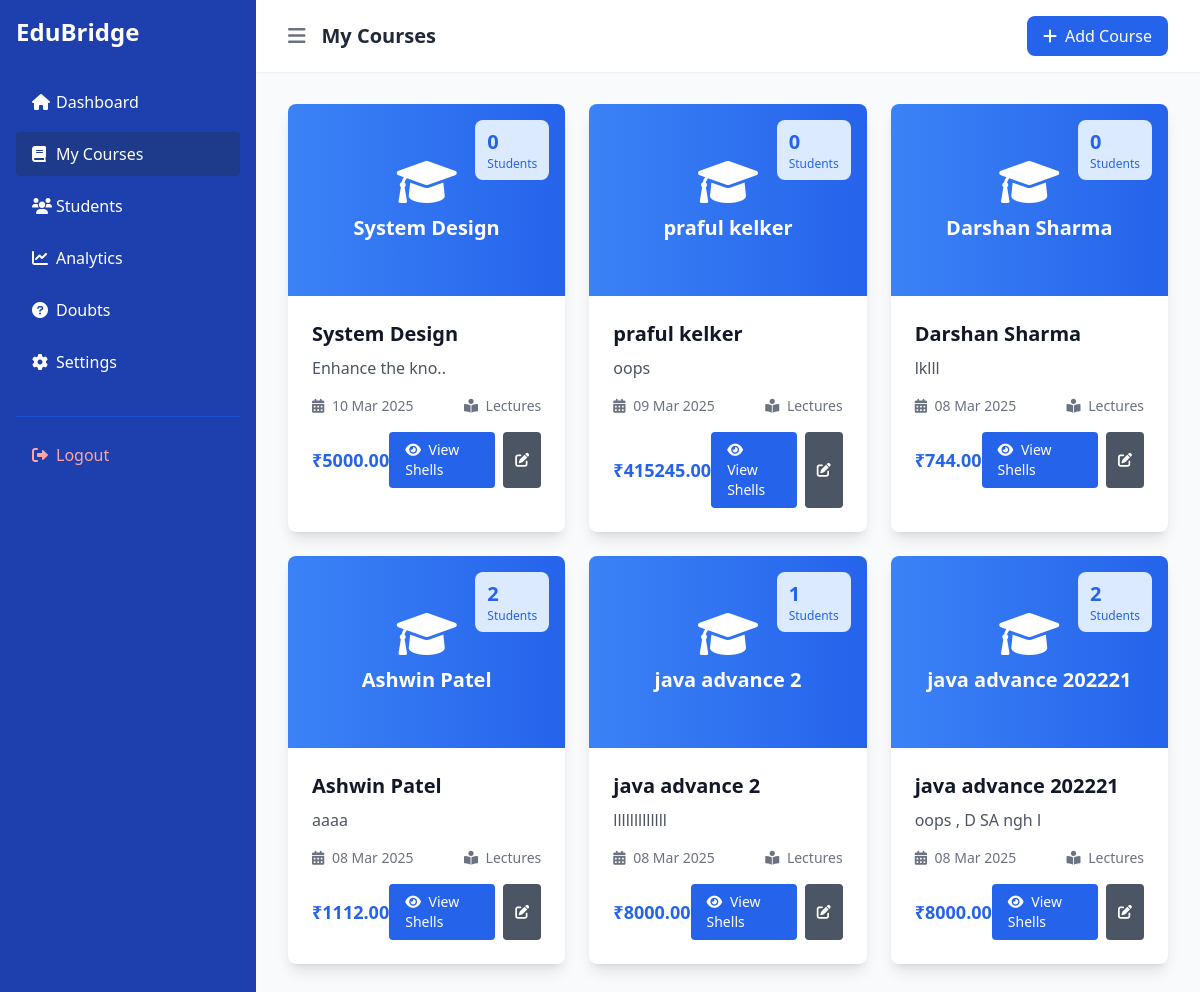
/teacher/courses/, run on the app's committed database.
### Teacher/models.py (models this page shows, shortened)
class Course(models.Model):
    teacher = models.ForeignKey(TeacherSignup, on_delete=models.CASCADE, related_name='courses')
    name = models.CharField(max_length=200)
    description = models.TextField()
    price = models.DecimalField(max_digits=10, decimal_places=2)
    created_at = models.DateTimeField(auto_now_add=True)

class Student(models.Model):
    name = models.CharField(max_length=100)
    email = models.EmailField()
    phone = models.CharField(max_length=15)
    course = models.ForeignKey(Course, on_delete=models.CASCADE)
    teacher = models.ForeignKey(TeacherSignup, on_delete=models.CASCADE)
    created_at = models.DateTimeField(auto_now_add=True)

### Teacher/views.py (the view)
# urls.py: path('courses/', views.course_listing, name='course_listing'),
def course_listing(request):
    courses = Course.objects.all().order_by('-created_at')
    teachers = TeacherSignup.objects.all()
    search_query = request.GET.get('search', '')
    if search_query:
        courses = courses.filter(
            models.Q(name__icontains=search_query) |
            models.Q(teacher__name__icontains=search_query) |
            models.Q(teacher__coaching_institute_name__icontains=search_query)
        )
    min_price = request.GET.get('min_price')
    max_price = request.GET.get('max_price')
    if min_price:
        courses = courses.filter(price__gte=min_price)
    if max_price:
        courses = courses.filter(price__lte=max_price)
    qualification = request.GET.get('qualification')
    if qualification:
        courses = courses.filter(teacher__qualification=qualification)
    sort_by = request.GET.get('sort', '-created_at')
    if sort_by == 'price_low':
        courses = courses.order_by('price')
    elif sort_by == 'price_high':
        courses = courses.order_by('-price')
    elif sort_by == 'newest':
        courses = courses.order_by('-created_at')
    context = {
        'courses': courses,
        'teachers': teachers,
        'search_query': search_query,
        'min_price': min_price,
        'max_price': max_price,
        'qualification': qualification,
        'sort_by': sort_by,
        'qualification_choices': TeacherSignup.QUALIFICATION_CHOICES,
    }
    return render(request, 'Teacher/course_listing.html', context)

### Teacher/templates/Teacher/course_listing.html (shortened to what this page needs)
<!DOCTYPE html>
<html lang="en">
<head>
    <script src="https://cdn.tailwindcss.com"></script>
    <link href="https://cdnjs.cloudflare.com/ajax/libs/font-awesome/6.0.0/css/all.min.css" rel="stylesheet">
</head>
<body class="bg-gray-50">
    <div class="flex h-screen">
        <div class="w-64 bg-blue-800 text-white">
            <div class="p-4">
                <div class="text-2xl font-bold mb-8">EduBridge</div>
                <nav class="space-y-2">
                    <a href="{% url 'teacher_dashboard' %}"
                       class="flex items-center py-2.5 px-4 rounded transition duration-200 {% if request.resolver_match.url_name == 'teacher_dashboard' %}bg-blue-900{% else %}hover:bg-blue-700{% endif %}">
                        <i class="fas fa-home w-6"></i>
                        <span>Dashboard</span>
                    </a>
                    <a href="{% url 'course_listing' %}"
                       class="flex items-center py-2.5 px-4 rounded transition duration-200 {% if request.resolver_match.url_name == 'course_listing' %}bg-blue-900{% else %}hover:bg-blue-700{% endif %}">
                        <i class="fas fa-book w-6"></i>
                        <span>My Courses</span>
                    </a>
                    <a href="{% url 'student_management' %}"
                       class="flex items-center py-2.5 px-4 rounded transition duration-200 {% if request.resolver_match.url_name == 'student_management' %}bg-blue-900{% else %}hover:bg-blue-700{% endif %}">
                        <i class="fas fa-users w-6"></i>
                        <span>Students</span>
                    </a>
                    <a href="{% url 'analytics' %}"
                       class="flex items-center py-2.5 px-4 rounded transition duration-200 {% if request.resolver_match.url_name == 'analytics' %}bg-blue-900{% else %}hover:bg-blue-700{% endif %}">
                        <i class="fas fa-chart-line w-6"></i>
                        <span>Analytics</span>
                    </a>
                    <a href="{% url 'doubt' %}"
                       class="flex items-center py-2.5 px-4 rounded transition duration-200 {% if request.resolver_match.url_name == 'doubt' %}bg-blue-900{% else %}hover:bg-blue-700{% endif %}">
                        <i class="fas fa-question-circle w-6"></i>
                        <span>Doubts</span>
                    </a>
                    <a href="{% url 'settings' %}"
                       class="flex items-center py-2.5 px-4 rounded transition duration-200 {% if request.resolver_match.url_name == 'settings' %}bg-blue-900{% else %}hover:bg-blue-700{% endif %}">
                        <i class="fas fa-cog w-6"></i>
                        <span>Settings</span>
                    </a>
                </nav>
                <div class="mt-8 pt-4 border-t border-blue-700">
                    <a href="{% url 'teacher_logout' %}"
                       class="flex items-center py-2.5 px-4 rounded transition duration-200 text-red-300 hover:bg-red-900/50">
                        <i class="fas fa-sign-out-alt w-6"></i>
                        <span>Logout</span>
                    </a>
                </div>
            </div>
        </div>
        <div class="flex-1 overflow-auto">
            <div class="bg-white shadow-sm">
                <div class="flex justify-between items-center px-8 py-4">
                    <div class="flex items-center space-x-4">
                        <button onclick="toggleSidebar()" class="text-gray-500 hover:text-gray-600 focus:outline-none">
                            <i class="fas fa-bars text-xl"></i>
                        </button>
                        <h1 class="text-xl font-semibold text-gray-800">My Courses</h1>
                    </div>
                    <div class="flex items-center space-x-6">
                        <button onclick="openModal('courseModal')"
                                class="bg-blue-600 text-white px-4 py-2 rounded-lg hover:bg-blue-700 transition-colors">
                            <i class="fas fa-plus mr-2"></i>Add Course
                        </button>
                    </div>
                </div>
            </div>
            <div class="p-8">
                <div class="grid grid-cols-1 md:grid-cols-2 lg:grid-cols-3 gap-6">
                    {% for course in courses %}
                    <div class="bg-white rounded-lg shadow-lg overflow-hidden card-hover">
                        <div class="relative h-48 bg-gradient-to-r from-blue-500 to-blue-600 flex items-center justify-center overflow-hidden">
                            {% if course.image %}
                                <img src="{{ course.image.url }}" alt="{{ course.name }}" class="w-full h-full object-cover">
                            {% else %}
                                <div class="text-center text-white">
                                    <i class="fas fa-graduation-cap text-5xl mb-2"></i>
                                    <h3 class="text-xl font-semibold">{{ course.name }}</h3>
                                </div>
                            {% endif %}
                            <div class="absolute top-4 right-4 bg-blue-100 rounded-lg px-3 py-2">
                                <p class="text-xl font-bold text-blue-600">{{ course.student_set.all|length }}</p>
                                <p class="text-xs text-blue-600">Students</p>
                            </div>
                        </div>
                        <div class="p-6">
                            <div class="mb-4">
                                <h3 class="text-xl font-semibold text-gray-900 mb-2">{{ course.name }}</h3>
                                <p class="text-gray-600 line-clamp-2">{{ course.description }}</p>
                            </div>
                            <div class="flex justify-between items-center mb-4">
                                <span class="text-sm text-gray-500">
                                    <i class="fas fa-calendar-alt mr-1"></i>
                                    {{ course.created_at|date:"d M Y" }}
                                </span>
                                <span class="text-sm text-gray-500">
                                    <i class="fas fa-book-reader mr-1"></i>
                                    {{ course.lecture_count }} Lectures
                                </span>
                            </div>
                            <div class="flex justify-between items-center">
                                <span class="text-lg font-bold text-blue-600">₹{{ course.price }}</span>
                                <div class="flex space-x-2">
                                    <a href="{% url 'course_detail' course.id %}"
                                        class="px-4 py-2 bg-blue-600 text-white rounded hover:bg-blue-700 text-sm transition-colors">
                                        <i class="fas fa-eye mr-1"></i> View Shells
                                    </a>
                                    <button onclick="openEditCourseModal('{{ course.id }}', '{{ course.name|escapejs }}', '{{ course.description|escapejs }}', '{{ course.price }}')"
                                        class="px-3 py-2 bg-gray-600 text-white rounded hover:bg-gray-700 text-sm transition-colors">
                                        <i class="fas fa-edit"></i>
                                    </button>
                                </div>
                            </div>
                        </div>
                    </div>
                    {% endfor %}
                </div>
            </div>
        </div>
    </div>
</body>
</html>

### Teacher/templates/Teacher/course_listing.html (style rules this page uses)
.card-hover { transition: all 0.3s ease; }

### data on the page
Course: name "System Design", student_set.all|length "0", description "Enhance the kno..", created_at "10 Mar 2025", price "5000.00"
Course: name "praful kelker", student_set.all|length "0", description "oops", created_at "09 Mar 2025", price "415245.00"
Course: name "Darshan Sharma", student_set.all|length "0", description "lklll", created_at "08 Mar 2025", price "744.00"
Course: name "Ashwin Patel", student_set.all|length "2", description "aaaa", created_at "08 Mar 2025", price "1112.00"
Course: name "java advance 2", student_set.all|length "1", description "lllllllllllll", created_at "08 Mar 2025", price "8000.00"
Course: name "java advance 202221", student_set.all|length "2", description "oops , D SA ngh l", created_at "08 Mar 2025", price "8000.00"
